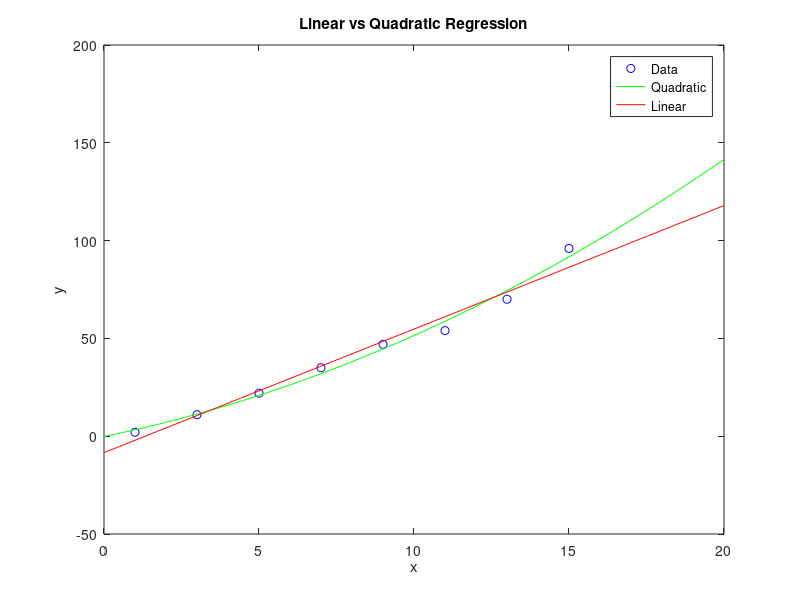

MATLAB code to generate this figure:
% Regression Analysis - Polynomial Interpolation

x = [1 3 5 7 9 11 13 15];
y = [2 11 22 35 47 54 70 96];


% produces a parabolic line of best fit for points (x,y)
A = polyfit(x,y,2);

% produces a linear line of best fit for points (x,y)
B = polyfit(x,y,1);

% A = [an an-1 an-2 ... 1]
% B = [bn bn-1 bn-2 ... 1]

xp = 0:0.1:20;

% polyval function takes polynomials A/B and evaluates them at xp
yline = polyval(B, xp);
ypara = polyval(A, xp);

% first part plots (x,y) points
% second part plots ypara as a green line for all values of xp
% last part plots yline as a red line for all values of xp
plot(x,y,'bo', xp, ypara, 'g', xp, yline, 'r');
xlabel('x');
ylabel('y');

title('Linear vs Quadratic Regression');
legend('Data', 'Quadratic', 'Linear');
